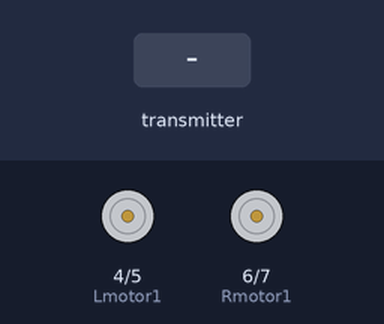
The sketch below on a simulated Arduino Nano, built with avr-gcc and run on an emulated ATmega328P. On the bench: motor-driver pin pairs drawn as motors (green arrow = first pin HIGH = forward, orange = second pin HIGH = backward, longer = more drive, scaled by the enable pin). The inputs (shaded band) are chosen by the test bench. No radio packets arrive unless stated.

Above: at 1.2 s.
1.3 s: the transmitter starts sending value.0 = 256
At 2.5 s:
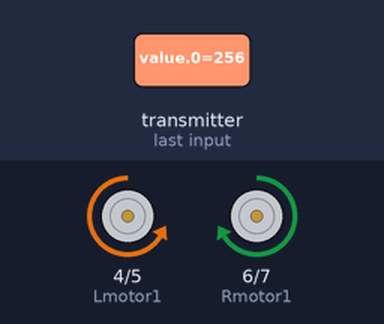
2.8 s: the transmitter starts sending value.0 = 0
At 3.8 s:
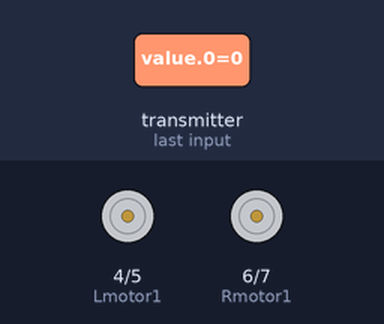
4.3 s: the transmitter starts sending value.1 = 256
At 4.9 s:
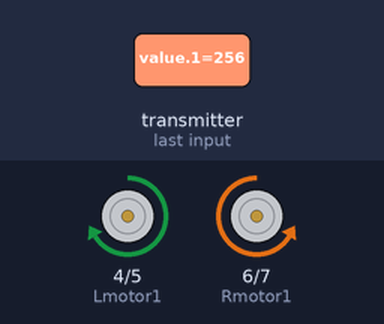
5.8 s: the transmitter starts sending value.1 = 0
At 7.0 s:
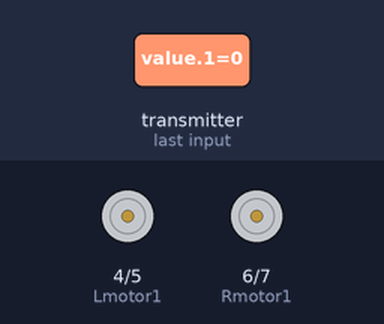
7.3 s: the transmitter starts sending value.2 = 256
At 8.4 s:
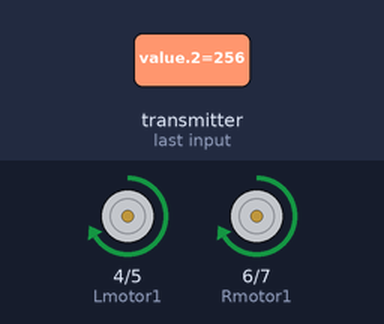
8.8 s: the transmitter starts sending value.2 = 0
At 9.5 s:
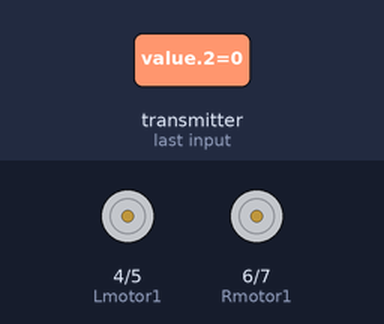
Timing chart, 0 to 11.3 s (numbered marks = the images above; inputs shaded):
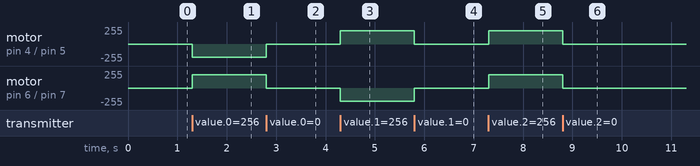

Measured:
- after the input at 1.3 s, motor on pin 4 (Lmotor1) / pin 5 (Lmotor2): stopped → backward 200/255 at once; motor on pin 6 (Rmotor1) / pin 7 (Rmotor2): stopped → forward 200/255 at once
- after the input at 2.8 s, motor on pin 4 (Lmotor1) / pin 5 (Lmotor2): backward 200/255 → stopped at once; motor on pin 6 (Rmotor1) / pin 7 (Rmotor2): forward 200/255 → stopped at once
- after the input at 4.3 s, motor on pin 4 (Lmotor1) / pin 5 (Lmotor2): stopped → forward 200/255 at once; motor on pin 6 (Rmotor1) / pin 7 (Rmotor2): stopped → backward 200/255 at once
- after the input at 5.8 s, motor on pin 4 (Lmotor1) / pin 5 (Lmotor2): forward 200/255 → stopped at once; motor on pin 6 (Rmotor1) / pin 7 (Rmotor2): backward 200/255 → stopped at once
- after the input at 7.3 s, motor on pin 4 (Lmotor1) / pin 5 (Lmotor2), motor on pin 6 (Rmotor1) / pin 7 (Rmotor2): stopped → forward 200/255 at once
- after the input at 8.8 s, motor on pin 4 (Lmotor1) / pin 5 (Lmotor2), motor on pin 6 (Rmotor1) / pin 7 (Rmotor2): forward 200/255 → stopped at once

The sketch:

Transmitter.ino
```cpp
#include<SPI.h> //Libraries for NRF24L01
#include<nRF24L01.h>
#include<RF24.h>

int ENA = 3; // this pin will allow us to change the speed of the motor to our desired speed on the left set of wheels
int ENB = 9; // this pin will allow us to change the speed of the motor to our desired speed on the right set of wheels
int Lmotor1 = 4;//pin to direct current flow in motor in left side, allows change of direction
int Lmotor2 = 5;//pin to direct current flow in motor in left side, allows change of direction
int Rmotor1 = 6;//pin to direct current flow in motor in right side, allows change of direction
int Rmotor2 = 7;//pin to direct current flow in motor in right side, allows change of direction
int new1[4];// new list to store data
RF24 radio(8, 10);//CNS, CE


void setup() {
  Serial.begin(9600);
  recSetup(); //function to set up receiving data
  pinMode(ENA, OUTPUT);//all data is output from the nano into each screw terminal
  pinMode(ENB, OUTPUT);
  pinMode(Lmotor1, OUTPUT);
  pinMode(Lmotor2, OUTPUT);
  pinMode(Rmotor1, OUTPUT);
  pinMode(Rmotor2, OUTPUT);
}


void loop() {
  if (radio.available()) { //Receive data
    int value[4]; // list for data to be stored temporarily
    radio.read(&value, sizeof(value)); //read incoming data
    for (int i = 0; i < 4; i++) { //for loop to store data from value list into a new list to be used
      new1[i] = value[i];
    }
  }

  if (new1[0] == 0 && new1[1] == 0 && new1[2] == 0 && new1[3] == 0){ //if everything in the list is 0, car doesn't move.
    digitalWrite(Lmotor1, LOW);//Set both left pins to low to stop it from moving
    digitalWrite(Lmotor2, LOW);
    digitalWrite(Rmotor1, LOW);//Set both right pins to low to stop it from moving.
    digitalWrite(Rmotor2, LOW);
    analogWrite(ENA, 0);//Set ENA and ENB to 0 to have a speed of 0
    analogWrite(ENB, 0);
  }
  else if(new1[0]!=0) { //RIGHT TURN
    digitalWrite(Lmotor1, LOW);//left wheels spin backwards
    digitalWrite(Lmotor2, HIGH);
    digitalWrite(Rmotor1, HIGH);//right wheels spin forwards
    digitalWrite(Rmotor2, LOW);
    analogWrite(ENA, 200);//set speed
    analogWrite(ENB, 200);
  }else if(new1[1]!=0) { //LEFT TURN
    digitalWrite(Lmotor1, HIGH);//left wheels spin forward
    digitalWrite(Lmotor2, LOW);
    digitalWrite(Rmotor1, LOW);//right wheels spin backwards
    digitalWrite(Rmotor2, HIGH);
    analogWrite(ENA, 200);//set speed
    analogWrite(ENB, 200);
  }else if(new1[2]!=0){//FORWARDS
    digitalWrite(Lmotor1, HIGH);//left wheels spin forward
    digitalWrite(Lmotor2, LOW);
    digitalWrite(Rmotor1, HIGH);//right wheels spin forward
    digitalWrite(Rmotor2, LOW);
    analogWrite(ENA, 200);//set speed
    analogWrite(ENB, 200);
  }else if(new1[3]!=0){//BACKWARDS
    digitalWrite(Lmotor1, LOW);//left wheels spin backwards
    digitalWrite(Lmotor2, HIGH);
    digitalWrite(Rmotor1, LOW);//right wheels spin backwards
    digitalWrite(Rmotor2, HIGH);
    analogWrite(ENA, 200);//set speed
    analogWrite(ENB, 200);
  }

}

void recSetup(){ //create function to setup data
    radio.begin();//begin setup
    radio.openReadingPipe(1, 0xF0F0F0F0E1LL);//address for NRF24L01 to communicate with other NRF24L01
    radio.startListening();//function to listen for incoming data
}
```
